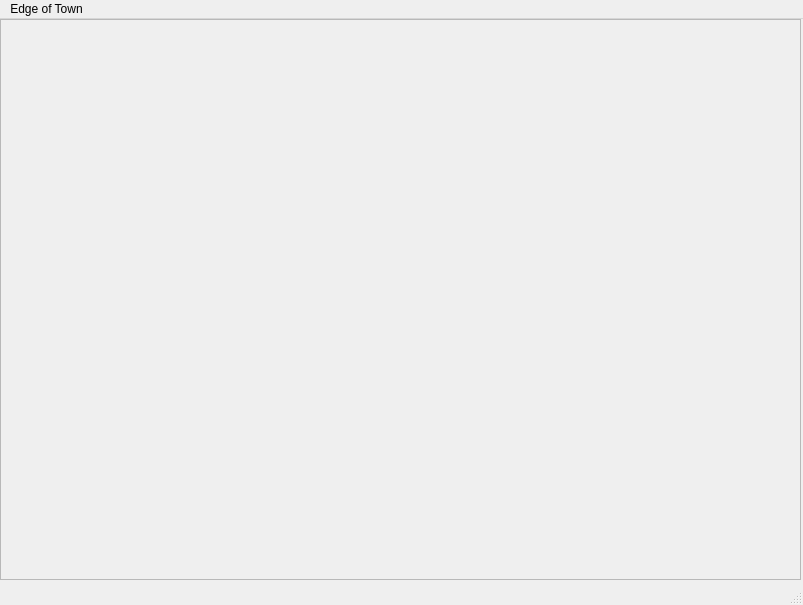
<?xml version="1.0" encoding="UTF-8"?>
<ui version="4.0">
 <class>EdgeOfTownWindow</class>
 <widget class="QMainWindow" name="EdgeOfTownWindow">
  <property name="geometry">
   <rect>
    <x>0</x>
    <y>0</y>
    <width>803</width>
    <height>605</height>
   </rect>
  </property>
  <property name="sizePolicy">
   <sizepolicy hsizetype="Expanding" vsizetype="Preferred">
    <horstretch>0</horstretch>
    <verstretch>0</verstretch>
   </sizepolicy>
  </property>
  <property name="windowTitle">
   <string>Edge of Town</string>
  </property>
  <widget class="QWidget" name="centralwidget">
   <widget class="QFrame" name="mazeFrame">
    <property name="geometry">
     <rect>
      <x>0</x>
      <y>0</y>
      <width>801</width>
      <height>561</height>
     </rect>
    </property>
    <property name="frameShape">
     <enum>QFrame::StyledPanel</enum>
    </property>
    <property name="frameShadow">
     <enum>QFrame::Raised</enum>
    </property>
   </widget>
  </widget>
  <widget class="QStatusBar" name="statusbar"/>
  <widget class="QMenuBar" name="menubar">
   <property name="geometry">
    <rect>
     <x>0</x>
     <y>0</y>
     <width>803</width>
     <height>22</height>
    </rect>
   </property>
   <widget class="QMenu" name="menuEdge_of_Town">
    <property name="title">
     <string>Edge of Town</string>
    </property>
    <addaction name="actionMaze"/>
    <addaction name="actionRestart_an_OUT_party"/>
    <addaction name="actionTraining_grounds"/>
    <addaction name="actionLeave_game"/>
    <addaction name="actionCastle"/>
   </widget>
   <addaction name="menuEdge_of_Town"/>
  </widget>
  <action name="actionMaze">
   <property name="text">
    <string>Maze</string>
   </property>
  </action>
  <action name="actionRestart_an_OUT_party">
   <property name="text">
    <string>Restart an OUT party</string>
   </property>
  </action>
  <action name="actionTraining_grounds">
   <property name="text">
    <string>Training grounds</string>
   </property>
  </action>
  <action name="actionLeave_game">
   <property name="text">
    <string>Leave game</string>
   </property>
  </action>
  <action name="actionCastle">
   <property name="text">
    <string>Return to Castle</string>
   </property>
  </action>
 </widget>
 <resources/>
 <connections/>
</ui>
